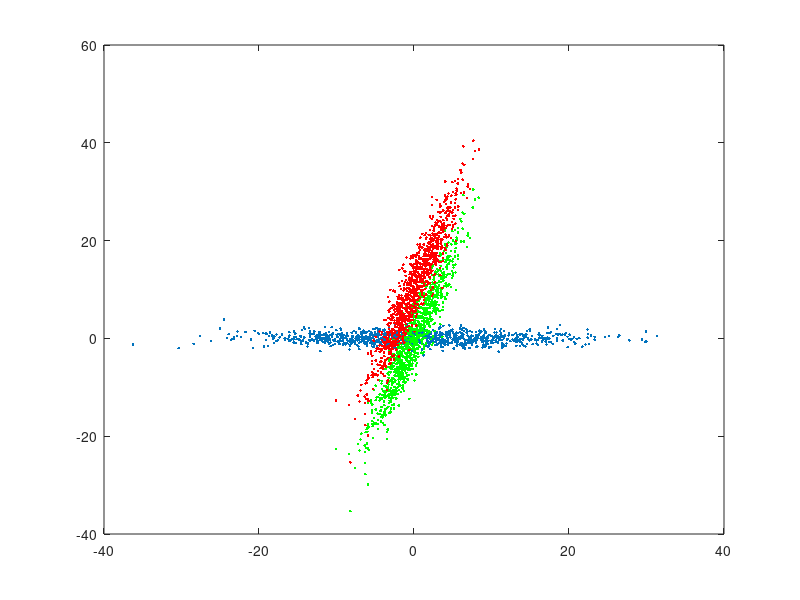

The MATLAB script that drew this image:
%% Expriment linear algebra concepts in matlab

a = 10 * randn(1000,1);  % generate vector a

b = randn(1000, 1); % generate vector b


plot([a; b], '.') % append to the end of the column
pause(0.7);

clf; plot([a, b], '.') % append each element as another item in row. draws both vectors
pause(0.7);

clf; plot(a, b, '.') % actual (x, y) = (a, b) plotting

R = [cosd(75) -sind(75); sind(75) cosd(75)]  % rotate matrix by 75 degrees

G = R*[a,b]'; 
size(G)

x = G(1,:); % first row of data
y = G(2,:); % second row of data

hold on
plot(x,y,'.g');

[COEFF] = princomp([x; y]');

COEFF
R
% COEFF and R are very close. so PCA can tell us the rotational matrix
size([x;y]')   % it's a thousand rows by two columns data

y = G(2, :) + 10; % translate y
plot(x,y,'.r')

[COEFF] = princomp([x; y]');

COEFF  % translation will not change result of principal component analysis
R

varlist = {'x','y','G', 'R', 'COEFF', 'a', 'b'};
clear(varlist{:});
clear varlist;